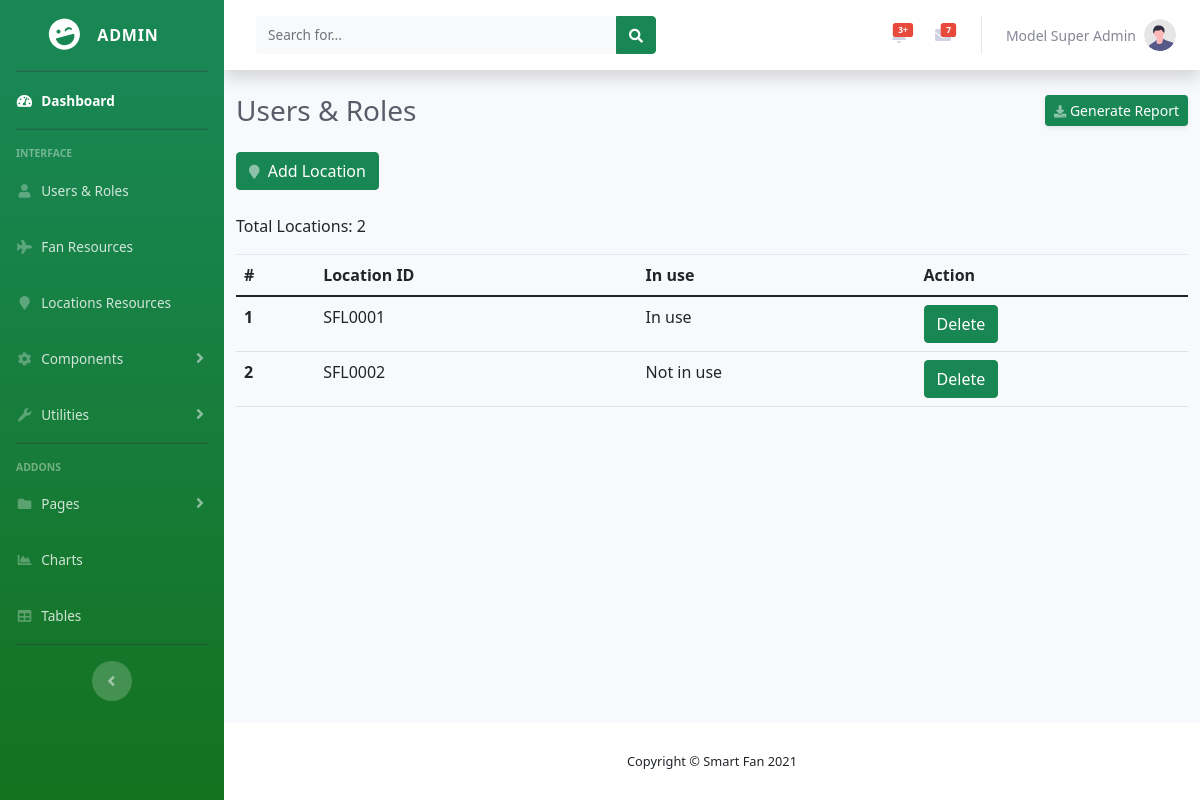
/users/admin/locres.php (signed in), run on the app's committed database.
### tables this page shows
CREATE TABLE `locations` (
  `id` int(11) NOT NULL,
  `location_id` varchar(11) NOT NULL,
  `users_id` int(11) NOT NULL
);

### users/admin/includes/locations_data.php (the view)
<?php
     include "config.php";
     $query = "SELECT * FROM locations";
     $result = mysqli_query($conn, $query);
     if (!$result)
     {
          header("Location: fans_data.php?msg=No Fan resources exist to be shown");
          exit();
     }
     else {
?>
     <div class="col-xl-12 col-lg-7">
     <?php
          $total = 0;
          while($row = mysqli_fetch_assoc($result)){
               $total++;
          }
     ?>
          <p class="mb-3">Total Locations: <?php echo $total; ?></p>
     <table class="table">
          <thead>
               <tr>
                    <th scope="col">#</th>
                    <th scope="col">Location ID</th>
                    <th scope="col">In use</th>
                    <th scope="col">Action</th>
               </tr>
          </thead>
          <tbody>
               <?php
                    $counter = 1;
                    $result = mysqli_query($conn, $query);
                    while($row = mysqli_fetch_assoc($result)){
                    $location_id = $row['location_id'];
               ?>
                    <tr>
                         <th scope="row"><?php echo $counter; ?></th>
                         <td><?php echo $row['location_id']; ?></td>
                         <?php if ($row['users_id'] == 0){ ?>
                              <td>Not in use</td>
                         <?php
                         } else { ?>
                              <td>In use</td>
                         <?php } ?>
                         <td><a class="btn btn-success" href="<?php echo "includes/delete.php?location_id=".$location_id;?>" role="button">Delete</a></td>
                    </tr>
               <?php
                    $counter++;
                    }
               ?>
          </tbody>
     </table>
     </div>
<?php
     }
?>

### data on the page
locations: location "SFL0001", shows "In use"
locations: location "SFL0002", shows "Not in use"

### other printed values
$_SESSION['name'] "Model Super Admin"
$total "2"
